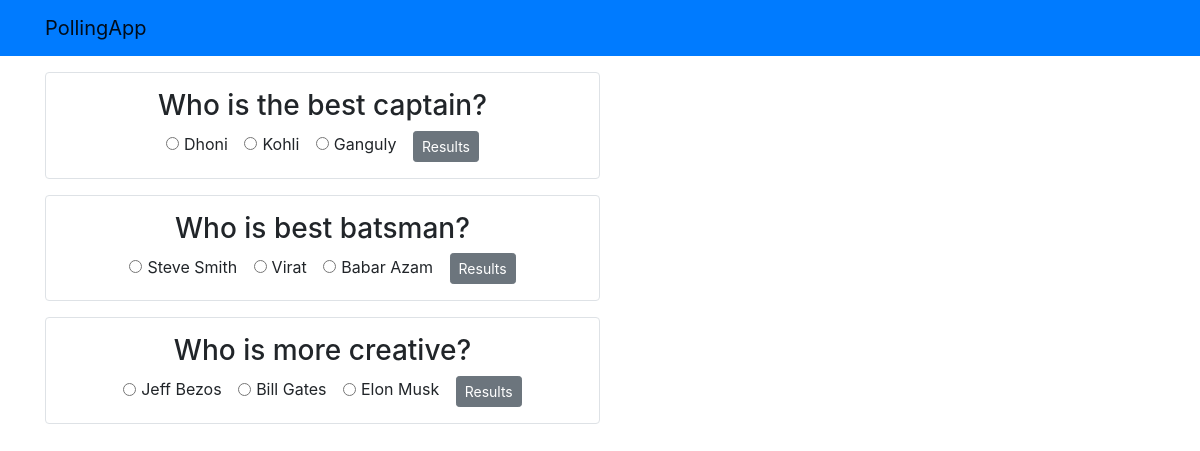
The page / on the database its author committed.
### PollApp/models.py (models this page shows, shortened)
class QuestionModel(models.Model):
    Question = models.CharField(max_length=300)
    Vote1 = models.PositiveIntegerField(default=0)
    Opt1 = models.CharField(max_length=20,default='')
    Vote2 = models.PositiveIntegerField(default=0)
    Opt2 = models.CharField(max_length=20,default='')
    Vote3 = models.PositiveIntegerField(default=0)
    Opt3 = models.CharField(max_length=20,default='')

### PollApp/views.py (the view)
# urls.py: path('',HomePage),
def HomePage(request):
    Questions = QuestionModel.objects.all()
    return render(request,'home.html',{'Questions':Questions})

### PollApp/templates/home.html (shortened to what this page needs)
<!DOCTYPE html>
<html lang="en">
<head>
    <link rel="stylesheet" href="https://stackpath.bootstrapcdn.com/bootstrap/4.5.2/css/bootstrap.min.css">
    <nav class="navbar navbar-light bg-primary">
        <div class="container">
            <a class="navbar-brand" href=" ">PollingApp</a>
        </div>
    </nav>
</head>
<body>
<div class="container text-center">
    {% for q in Questions.all %}
    <div class="col-md-6 mt-3 mb-3 border rounded p-3">
        <h3>{{ q.Question }}</h3>
        <div class="form-check form-check-inline">
            <input class="form-check-input" type="radio" name="inlineRadioOptions" id="inlineRadio1" value="option1">
            <label class="form-check-label" for="inlineRadio1">{{ q.Opt1 }}</label>
        </div>
        <div class="form-check form-check-inline">
            <input class="form-check-input" type="radio" name="inlineRadioOptions" id="inlineRadio2" value="option2">
            <label class="form-check-label" for="inlineRadio2">{{ q.Opt2 }}</label>
        </div>
        <div class="form-check form-check-inline">
            <input class="form-check-input" type="radio" name="inlineRadioOptions" id="inlineRadio3" value="option3">
            <label class="form-check-label" for="inlineRadio3">{{ q.Opt3 }}</label>
        </div>
        <a href="{% url 'graph' pk=q.id %}" class="btn btn-sm btn-secondary" id='{{q.id}}'>Results</a>
    </div>
    {% endfor %}
</div>
</body>
</html>

### rows shown on the page
QuestionModel: Question "Who is the best captain?", Opt1 "Dhoni", Opt2 "Kohli", Opt3 "Ganguly"
QuestionModel: Question "Who is best batsman?", Opt1 "Steve Smith", Opt2 "Virat", Opt3 "Babar Azam"
QuestionModel: Question "Who is more creative?", Opt1 "Jeff Bezos", Opt2 "Bill Gates", Opt3 "Elon Musk"
